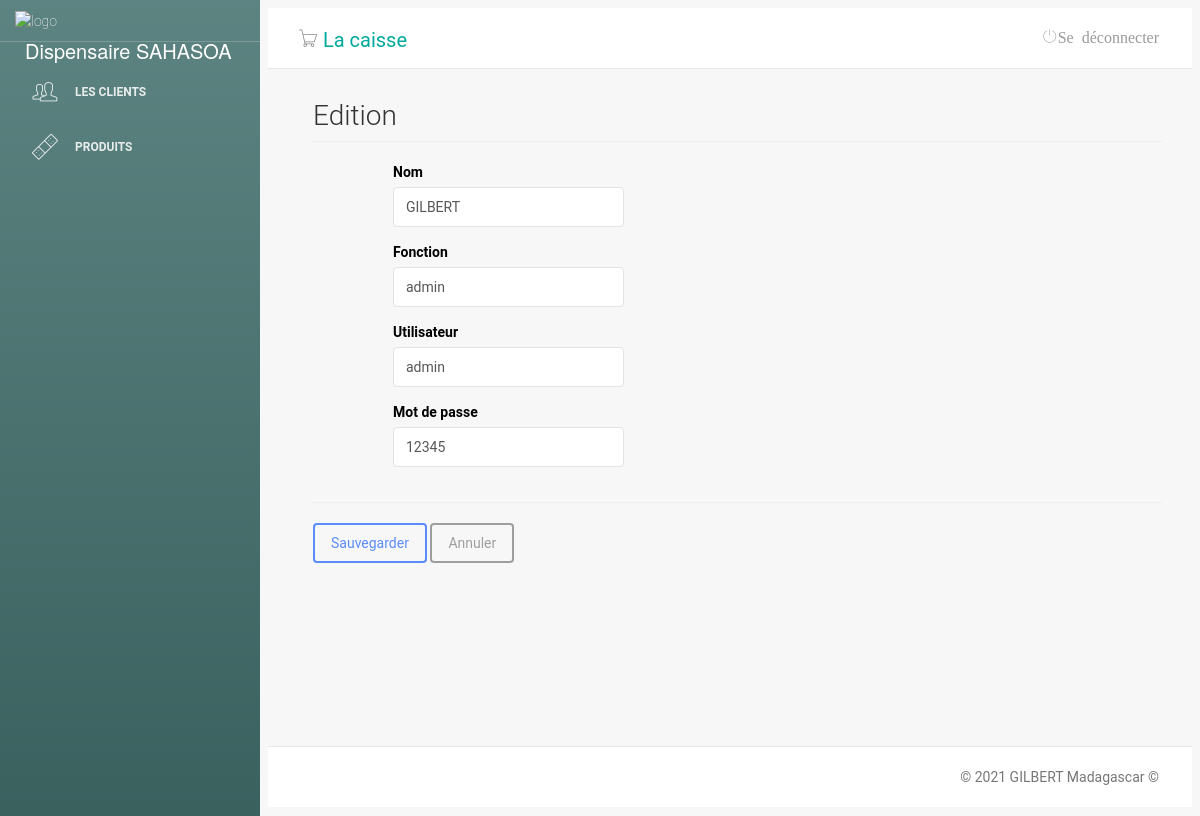
The app's page /main.php?pg=editar-usuario&id=1 with its own data.
### tables this page shows
CREATE TABLE "tb_usuarios" (
	"id"	INTEGER,
	"nome"	TEXT,
	"usuario"	TEXT,
	"senha"	INTEGER,
	"cargo"	TEXT,
	PRIMARY KEY("id" AUTOINCREMENT)
);

### editar-usuario.php (the view)
<?php
include ('classes/Mysql.php');
$id=$_GET['id'];
$sql= $db->prepare("SELECT * FROM `tb_usuarios` where id=$id");
$sql->execute();
$usuario= $sql->fetch();
?>
<div class="adicionar-usuario">
    <h3 class="page-header">Edition</h3>
    <fieldset>
        <form class="form-cliente" method="post" enctype="multipart/form-data" action="?pg=usuario&id=<?=$id?>">
            <div class="form-usuario">
                <div class="row">
                    <div class="form-group col-md-4">
                        <label for="exampleInputEmail1">Nom</label>
                        <input type="text" required type="text" class="form-control" name="nome" placeholder="Digite o Nome" value="<?php echo $usuario['nome'];?>">
                    </div>
                </div>
                <div class="row">
                    <div class="form-group col-md-4">
                        <label for="exampleInputEmail1">Fonction</label>
                        <input type="text" required type="text" class="form-control" name="cargo" placeholder="Digite o Cargo" value="<?php echo $usuario['cargo'];?>">
                    </div>
                </div>
                <div class="row">
                    <div class="form-group col-md-4">
                        <label for="exampleInputEmail1">Utilisateur</label>
                        <input type="text"  required type="text" class="form-control" name="usuario" placeholder="Digite o Usuario" value="<?php echo $usuario['usuario'];?>">
                    </div>
                </div>
                <div class="row">
                    <div class="form-group col-md-4">
                        <label for="exampleInputEmail1">Mot de passe</label>
                        <input type="text"  required type= "password" class="form-control" name="senha" placeholder="Digite a Senha" value="<?php echo $usuario['senha'];?>">
                    </div>
                </div>
            </div>
            <hr />
            <div class="row">
                <div class="col-md-12">
                    <button type="submit" class="btn btn-primary" name="enregistrer">Sauvegarder</button>
                    <a href="?pg=usuario" class="btn btn-default">Annuler</a>
                </div>
            </div>
        </form>
    </fieldset>
</div>

### css/style.css (style rules this page uses)
.page-header { margin-top: 2px; }
.adicionar-usuario { margin-left: 30px; }
.form-usuario { margin-left: 80px; }
.container-fluid label { color: black; }

### records on screen
tb_usuarios: nome "GILBERT", cargo "admin", usuario "admin", senha "12345"
